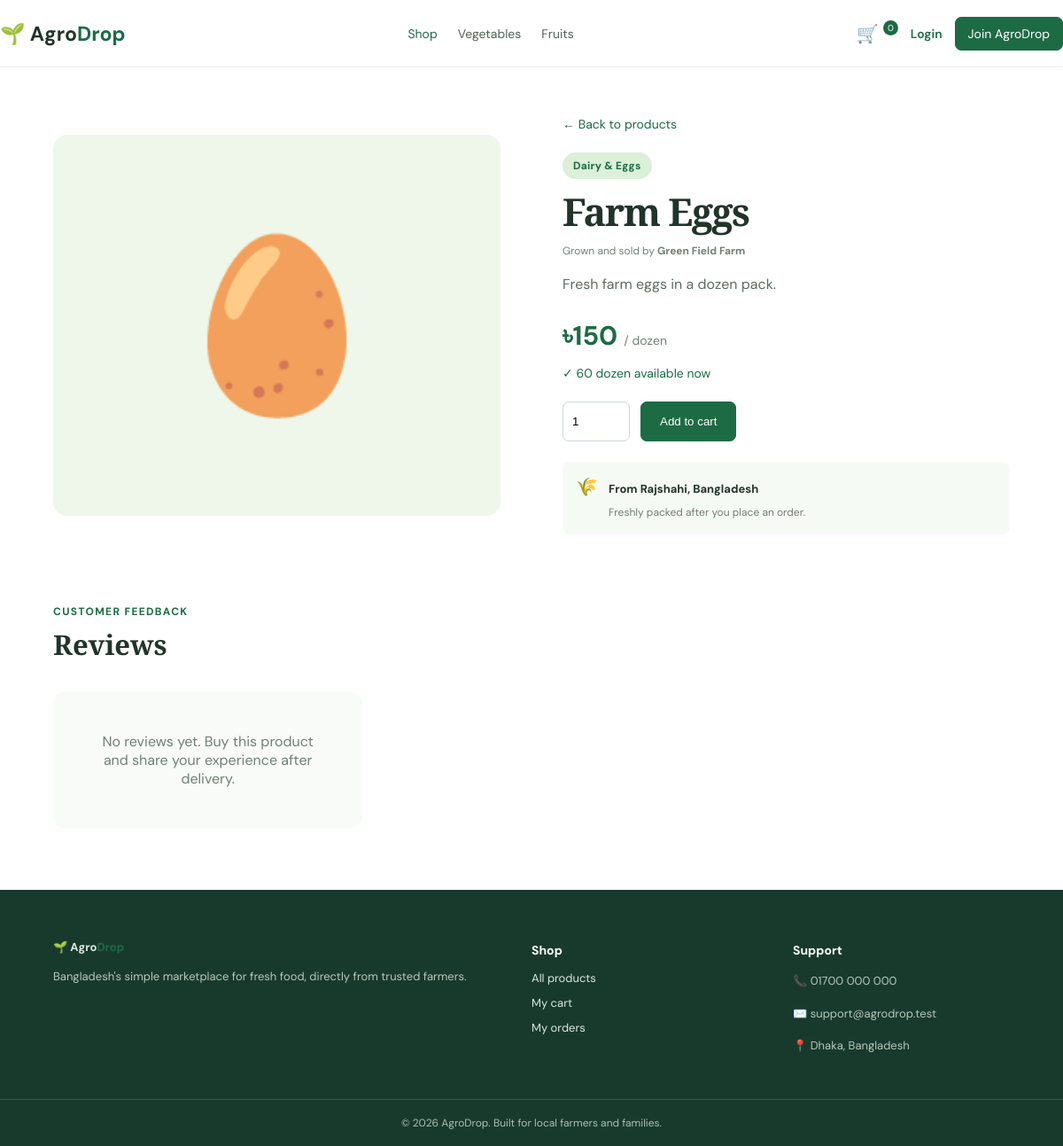
/product.php?id=6, run on the app's committed database.
### tables this page shows
CREATE TABLE products (
 id INT UNSIGNED AUTO_INCREMENT PRIMARY KEY,
 farmer_id INT UNSIGNED NOT NULL,
 name VARCHAR(120) NOT NULL,
 category VARCHAR(60) NOT NULL,
 price DECIMAL(10,2) NOT NULL,
 stock INT UNSIGNED NOT NULL DEFAULT 0,
 unit VARCHAR(20) NOT NULL DEFAULT 'kg',
 emoji VARCHAR(16) NOT NULL DEFAULT '🥬',
 description TEXT NULL,
 is_active TINYINT(1) NOT NULL DEFAULT 1,
 created_at TIMESTAMP DEFAULT CURRENT_TIMESTAMP,
 CONSTRAINT product_farmer FOREIGN KEY (farmer_id) REFERENCES users(id) ON DELETE CASCADE
);

CREATE TABLE users (
 id INT UNSIGNED AUTO_INCREMENT PRIMARY KEY,
 name VARCHAR(100) NOT NULL,
 email VARCHAR(120) NOT NULL UNIQUE,
 phone VARCHAR(25) NOT NULL,
 password VARCHAR(255) NOT NULL,
 role ENUM('customer','farmer','admin') NOT NULL DEFAULT 'customer',
 address VARCHAR(255) NULL,
 created_by_farmer_id INT UNSIGNED NULL,
 created_at TIMESTAMP DEFAULT CURRENT_TIMESTAMP,
 CONSTRAINT user_creator FOREIGN KEY (created_by_farmer_id) REFERENCES users(id) ON DELETE SET NULL
);

### includes/app.php (called while the page is built, shortened)
<?php
function e($value)
{
    return htmlspecialchars((string)$value, ENT_QUOTES, 'UTF-8');
}

### product.php (the view, shortened to what this page needs)
<?php
require_once 'includes/app.php';
$productId = (int) ($_GET['id'] ?? 0);
$productQuery = mysqli_prepare(
    $conn,
    'SELECT p.*, u.name farmer, u.address farm_address
     FROM products p
     JOIN users u ON u.id = p.farmer_id
     WHERE p.id = ? AND p.is_active = 1'
);
mysqli_stmt_bind_param($productQuery, 'i', $productId);
mysqli_stmt_execute($productQuery);
$product = mysqli_fetch_assoc(mysqli_stmt_get_result($productQuery));
$reviewQuery = mysqli_prepare(
    $conn,
    'SELECT r.*, u.name customer
     FROM reviews r
     JOIN users u ON u.id = r.customer_id
     WHERE r.product_id = ? AND r.status = 1
     ORDER BY r.updated_at DESC'
);
mysqli_stmt_bind_param($reviewQuery, 'i', $productId);
mysqli_stmt_execute($reviewQuery);
$reviews = mysqli_stmt_get_result($reviewQuery);
require_once 'includes/header.php';
?>
<section class="container detail-page">
    <div class="product-showcase">
        <?= e($product['emoji']) ?>
    </div>
    <div class="product-info">
        <a class="back-link" href="shop.php">← Back to products</a>
        <span class="category-pill">
            <?= e($product['category']) ?>
        </span>
        <h1><?= e($product['name']) ?></h1>
        <p class="farmer-name">
            Grown and sold by <strong><?= e($product['farmer']) ?></strong>
        </p>
        <p class="description">
            <?= e($product['description']) ?>
        </p>
        <div class="price-big">
            ৳<?= number_format($product['price'], 0) ?>
            <span>/ <?= e($product['unit']) ?></span>
        </div>
        <p class="stock-note">
            ✓ <?= $product['stock'] ?> <?= e($product['unit']) ?> available now
        </p>
        <form action="cart.php" method="get" class="buy-form">
            <input type="number" name="qty" min="1" max="<?= $product['stock'] ?>" value="1">
            <button class="primary-btn large-btn">Add to cart</button>
        </form>
        <div class="farm-note">
            🌾
            <div>
                <strong>From <?= e($product['farm_address'] ?: 'a local Bangladesh farm') ?></strong>
                <br>
                <small>Freshly packed after you place an order.</small>
            </div>
        </div>
    </div>
</section>
<section class="container reviews-section">
    <div class="section-title">
        <div>
            <span class="eyebrow">Customer feedback</span>
            <h2>Reviews</h2>
        </div>
    </div>
    <div class="review-grid">
        <?php if (mysqli_num_rows($reviews)): ?>
        <?php while ($review = mysqli_fetch_assoc($reviews)): ?>
        <article class="review-card">
            <div class="review-head">
                <strong><?= e($review['customer']) ?></strong>
                <span class="rating">
                    <?= str_repeat('★', (int) $review['rating']) ?>
                    <i><?= str_repeat('★', 5 - (int) $review['rating']) ?></i>
                </span>
            </div>
            <p>“<?= e($review['comment']) ?>”</p>
            <small><?= date('d M Y', strtotime($review['updated_at'])) ?></small>
        </article>
        <?php endwhile; ?>
        <?php else: ?>
        <div class="empty-card">
            No reviews yet. Buy this product and share your experience after delivery.
        </div>
        <?php endif; ?>
    </div>
</section>
<?php require_once 'includes/footer.php'; ?>

### style.css (style rules this page uses)
:root { --green: #1d6b45; --dark: #173a2c; --pale: #f5faf5; --line: #dfe9e1; --text: #21342a; --muted: #708075; --orange: #eea33b; }
* { box-sizing: border-box; }
body { margin: 0; font-family: "DM Sans", Arial, sans-serif; color: var(--text); background: #fff; }
a { text-decoration: none; color: inherit; }
.container { width: min(1160px, 90%); margin: auto; }
.primary-btn, .secondary-btn { display: inline-flex; align-items: center; justify-content: center; border-radius: 7px; padding: 11px 17px; font: 600 14px inherit; cursor: pointer; }
.primary-btn { background: var(--green); color: #fff; border: 1px solid var(--green); }
.hero-badge, .category-pill { display: inline-block; background: #dbefd9; color: var(--green); font-weight: 700; font-size: 12px; padding: 7px 12px; border-radius: 20px; letter-spacing: 0.02em; }
.hero h1, .shop-banner h1, .product-info h1, .auth-panel h1 { font: 700 51px/1.1 "Playfair Display", serif; letter-spacing: -1.5px; margin: 16px 0; }
.large-btn { padding: 14px 21px; }
.section-title { display: flex; justify-content: space-between; align-items: end; margin-bottom: 26px; }
.section-title h2, .page-header h1 { font: 700 31px "Playfair Display", serif; margin: 7px 0; }
.eyebrow { font-size: 12px; color: var(--green); font-weight: 700; text-transform: uppercase; letter-spacing: 0.11em; }
.product-body small, .farmer-name { color: var(--muted); font-size: 12px; }
.farmer-name { margin: 0 0 15px; }
.detail-page { padding: 55px 0 75px; display: grid; grid-template-columns: 1fr 1fr; gap: 70px; align-items: center; }
.product-showcase { height: 430px; background: #eef7e9; border-radius: 16px; display: grid; place-items: center; font-size: 190px; }
.back-link { display: block; color: var(--green); font-size: 14px; margin-bottom: 23px; }
.product-info h1 { font-size: 43px; margin: 13px 0; }
.description { color: #5d6c61; line-height: 1.7; max-width: 500px; }
.price-big { font-size: 30px; color: var(--green); font-weight: 700; margin: 25px 0 8px; }
.price-big span { font-size: 14px; color: var(--muted); font-weight: 400; }
.stock-note { color: var(--green); font-size: 14px; }
.buy-form { display: flex; gap: 12px; margin: 23px 0; }
.buy-form input { width: 76px; border: 1px solid #ccdace; border-radius: 7px; padding: 10px; }
.farm-note { display: flex; gap: 12px; background: #f6faf4; padding: 15px; border-radius: 8px; font-size: 20px; }
.farm-note strong { font-size: 13px; }
.farm-note small { font-size: 12px; color: var(--muted); }
.empty-card { text-align: center; padding: 45px; background: #f8fbf7; border-radius: 12px; color: var(--muted); }
.reviews-section { padding: 0 0 70px; }
.review-grid { display: grid; grid-template-columns: repeat(3, 1fr); gap: 16px; }

### data on the page
products: emoji "🥚", category "Dairy & Eggs", name "Farm Eggs", farmer.name "Green Field Farm", description "Fresh farm eggs in a dozen pack.", price "150", unit "dozen", stock "60", farmer.address "Rajshahi, Bangladesh"

### other printed values
$cartCount "0"
